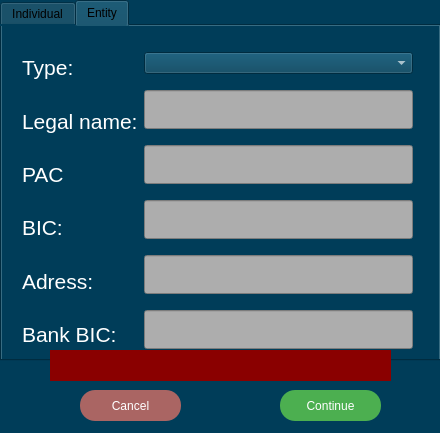
<?xml version="1.0" encoding="UTF-8"?>
<ui version="4.0">
 <class>RegistrationWidget</class>
 <widget class="QWidget" name="RegistrationWidget">
  <property name="geometry">
   <rect>
    <x>0</x>
    <y>0</y>
    <width>440</width>
    <height>433</height>
   </rect>
  </property>
  <property name="windowTitle">
   <string>Form</string>
  </property>
  <property name="styleSheet">
   <string notr="true">background-color: rgb(0, 61, 89);</string>
  </property>
  <widget class="QPushButton" name="cancel_but">
   <property name="geometry">
    <rect>
     <x>80</x>
     <y>390</y>
     <width>101</width>
     <height>31</height>
    </rect>
   </property>
   <property name="font">
    <font>
     <pointsize>-1</pointsize>
     <underline>false</underline>
     <strikeout>false</strikeout>
    </font>
   </property>
   <property name="cursor">
    <cursorShape>PointingHandCursor</cursorShape>
   </property>
   <property name="styleSheet">
    <string notr="true">QPushButton {
  font-size: 12px;
  text-align: center;
  text-decoration: none;
  outline: none;
  color: #fff;
  background-color: rgb(170, 101, 99);
  border: none;
  border-radius: 15px;
}
QPushButton:hover{
 background-color: rgb(85, 195, 89);
}</string>
   </property>
   <property name="text">
    <string>Cancel</string>
   </property>
  </widget>
  <widget class="QPushButton" name="confirm_but">
   <property name="geometry">
    <rect>
     <x>280</x>
     <y>390</y>
     <width>101</width>
     <height>31</height>
    </rect>
   </property>
   <property name="font">
    <font>
     <pointsize>-1</pointsize>
     <underline>false</underline>
     <strikeout>false</strikeout>
    </font>
   </property>
   <property name="cursor">
    <cursorShape>PointingHandCursor</cursorShape>
   </property>
   <property name="styleSheet">
    <string notr="true">QPushButton {
  font-size: 12px;
  text-align: center;
  text-decoration: none;
  outline: none;
  color: #fff;
  background-color: #4CAF50;
  border: none;
  border-radius: 15px;
}
QPushButton:hover{
 background-color: rgb(85, 195, 89);
}</string>
   </property>
   <property name="text">
    <string>Continue</string>
   </property>
  </widget>
  <widget class="QTabWidget" name="tab_widget">
   <property name="geometry">
    <rect>
     <x>0</x>
     <y>0</y>
     <width>441</width>
     <height>361</height>
    </rect>
   </property>
   <property name="currentIndex">
    <number>1</number>
   </property>
   <widget class="QWidget" name="user_tab">
    <attribute name="title">
     <string>Individual</string>
    </attribute>
    <widget class="QWidget" name="layoutWidget">
     <property name="geometry">
      <rect>
       <x>20</x>
       <y>11</y>
       <width>401</width>
       <height>264</height>
      </rect>
     </property>
     <layout class="QHBoxLayout" name="horizontalLayout_2">
      <item>
       <layout class="QVBoxLayout" name="verticalLayout_3">
        <property name="spacing">
         <number>10</number>
        </property>
        <item>
         <widget class="QLabel" name="amount_label">
          <property name="font">
           <font>
            <pointsize>16</pointsize>
           </font>
          </property>
          <property name="styleSheet">
           <string notr="true">color: rgb(255, 255, 255);</string>
          </property>
          <property name="text">
           <string>Full Name:</string>
          </property>
         </widget>
        </item>
        <item>
         <widget class="QLabel" name="id_label">
          <property name="font">
           <font>
            <pointsize>16</pointsize>
           </font>
          </property>
          <property name="styleSheet">
           <string notr="true">color: rgb(255, 255, 255);</string>
          </property>
          <property name="text">
           <string>Passport number:</string>
          </property>
         </widget>
        </item>
        <item>
         <widget class="QLabel" name="id_label_2">
          <property name="font">
           <font>
            <pointsize>16</pointsize>
           </font>
          </property>
          <property name="styleSheet">
           <string notr="true">color: rgb(255, 255, 255);</string>
          </property>
          <property name="text">
           <string>ID number:</string>
          </property>
         </widget>
        </item>
        <item>
         <widget class="QLabel" name="id_label_3">
          <property name="font">
           <font>
            <pointsize>16</pointsize>
           </font>
          </property>
          <property name="styleSheet">
           <string notr="true">color: rgb(255, 255, 255);</string>
          </property>
          <property name="text">
           <string>Phone number:</string>
          </property>
         </widget>
        </item>
        <item>
         <widget class="QLabel" name="id_label_4">
          <property name="font">
           <font>
            <pointsize>16</pointsize>
           </font>
          </property>
          <property name="styleSheet">
           <string notr="true">color: rgb(255, 255, 255);</string>
          </property>
          <property name="text">
           <string>Email:</string>
          </property>
         </widget>
        </item>
       </layout>
      </item>
      <item>
       <layout class="QVBoxLayout" name="verticalLayout_4">
        <property name="spacing">
         <number>10</number>
        </property>
        <item>
         <widget class="QLineEdit" name="i_name_line">
          <property name="font">
           <font>
            <pointsize>20</pointsize>
           </font>
          </property>
          <property name="styleSheet">
           <string notr="true">border-color: rgb(0, 0, 0);
background-color: rgb(173, 173, 173);
color: rgb(0, 0, 0);</string>
          </property>
          <property name="inputMethodHints">
           <set>Qt::ImhLatinOnly</set>
          </property>
          <property name="text">
           <string/>
          </property>
         </widget>
        </item>
        <item>
         <widget class="QLineEdit" name="passport_line">
          <property name="font">
           <font>
            <pointsize>20</pointsize>
           </font>
          </property>
          <property name="whatsThis">
           <string extracomment="AB1234567"/>
          </property>
          <property name="styleSheet">
           <string notr="true">border-color: rgb(0, 0, 0);
background-color: rgb(173, 173, 173);
color: rgb(0, 0, 0);</string>
          </property>
          <property name="inputMethodHints">
           <set>Qt::ImhUppercaseOnly</set>
          </property>
          <property name="text">
           <string/>
          </property>
         </widget>
        </item>
        <item>
         <widget class="QLineEdit" name="id_line">
          <property name="font">
           <font>
            <pointsize>20</pointsize>
           </font>
          </property>
          <property name="whatsThis">
           <string extracomment="AB1234567"/>
          </property>
          <property name="styleSheet">
           <string notr="true">border-color: rgb(0, 0, 0);
background-color: rgb(173, 173, 173);
color: rgb(0, 0, 0);</string>
          </property>
          <property name="inputMethodHints">
           <set>Qt::ImhUppercaseOnly</set>
          </property>
          <property name="text">
           <string/>
          </property>
         </widget>
        </item>
        <item>
         <widget class="QLineEdit" name="phone_line">
          <property name="font">
           <font>
            <pointsize>20</pointsize>
           </font>
          </property>
          <property name="whatsThis">
           <string extracomment="AB1234567"/>
          </property>
          <property name="styleSheet">
           <string notr="true">border-color: rgb(0, 0, 0);
background-color: rgb(173, 173, 173);
color: rgb(0, 0, 0);</string>
          </property>
          <property name="inputMethodHints">
           <set>Qt::ImhUppercaseOnly</set>
          </property>
          <property name="text">
           <string/>
          </property>
         </widget>
        </item>
        <item>
         <widget class="QLineEdit" name="email_line">
          <property name="font">
           <font>
            <pointsize>20</pointsize>
           </font>
          </property>
          <property name="whatsThis">
           <string extracomment="AB1234567"/>
          </property>
          <property name="styleSheet">
           <string notr="true">border-color: rgb(0, 0, 0);
background-color: rgb(173, 173, 173);
color: rgb(0, 0, 0);</string>
          </property>
          <property name="inputMethodHints">
           <set>Qt::ImhUppercaseOnly</set>
          </property>
          <property name="text">
           <string/>
          </property>
         </widget>
        </item>
       </layout>
      </item>
     </layout>
    </widget>
   </widget>
   <widget class="QWidget" name="entity_tab">
    <attribute name="title">
     <string>Entity</string>
    </attribute>
    <widget class="QWidget" name="layoutWidget_2">
     <property name="geometry">
      <rect>
       <x>20</x>
       <y>20</y>
       <width>391</width>
       <height>310</height>
      </rect>
     </property>
     <layout class="QHBoxLayout" name="horizontalLayout_3">
      <item>
       <layout class="QVBoxLayout" name="verticalLayout_5">
        <property name="spacing">
         <number>10</number>
        </property>
        <item>
         <widget class="QLabel" name="amount_label_2">
          <property name="font">
           <font>
            <pointsize>16</pointsize>
           </font>
          </property>
          <property name="styleSheet">
           <string notr="true">color: rgb(255, 255, 255);</string>
          </property>
          <property name="text">
           <string>Type:</string>
          </property>
         </widget>
        </item>
        <item>
         <widget class="QLabel" name="id_label_5">
          <property name="font">
           <font>
            <pointsize>16</pointsize>
           </font>
          </property>
          <property name="styleSheet">
           <string notr="true">color: rgb(255, 255, 255);</string>
          </property>
          <property name="text">
           <string>Legal name:</string>
          </property>
         </widget>
        </item>
        <item>
         <widget class="QLabel" name="id_label_6">
          <property name="font">
           <font>
            <pointsize>16</pointsize>
           </font>
          </property>
          <property name="styleSheet">
           <string notr="true">color: rgb(255, 255, 255);</string>
          </property>
          <property name="text">
           <string>PAC</string>
          </property>
         </widget>
        </item>
        <item>
         <widget class="QLabel" name="id_label_7">
          <property name="font">
           <font>
            <pointsize>16</pointsize>
           </font>
          </property>
          <property name="styleSheet">
           <string notr="true">color: rgb(255, 255, 255);</string>
          </property>
          <property name="text">
           <string>BIC:</string>
          </property>
         </widget>
        </item>
        <item>
         <widget class="QLabel" name="id_label_8">
          <property name="font">
           <font>
            <pointsize>16</pointsize>
           </font>
          </property>
          <property name="styleSheet">
           <string notr="true">color: rgb(255, 255, 255);</string>
          </property>
          <property name="text">
           <string>Adress:</string>
          </property>
         </widget>
        </item>
        <item>
         <widget class="QLabel" name="id_label_9">
          <property name="font">
           <font>
            <pointsize>16</pointsize>
           </font>
          </property>
          <property name="styleSheet">
           <string notr="true">color: rgb(255, 255, 255);</string>
          </property>
          <property name="text">
           <string>Bank BIC:</string>
          </property>
         </widget>
        </item>
       </layout>
      </item>
      <item>
       <layout class="QVBoxLayout" name="verticalLayout_6">
        <property name="spacing">
         <number>10</number>
        </property>
        <item>
         <widget class="QComboBox" name="type_selector">
          <property name="styleSheet">
           <string notr="true">color: rgb(255, 255, 255);
font: 16pt &quot;Segoe UI&quot;;</string>
          </property>
         </widget>
        </item>
        <item>
         <widget class="QLineEdit" name="e_name_line">
          <property name="font">
           <font>
            <pointsize>20</pointsize>
           </font>
          </property>
          <property name="whatsThis">
           <string extracomment="AB1234567"/>
          </property>
          <property name="styleSheet">
           <string notr="true">border-color: rgb(0, 0, 0);
background-color: rgb(173, 173, 173);
color: rgb(0, 0, 0);</string>
          </property>
          <property name="inputMethodHints">
           <set>Qt::ImhUppercaseOnly</set>
          </property>
          <property name="text">
           <string/>
          </property>
         </widget>
        </item>
        <item>
         <widget class="QLineEdit" name="pac_line">
          <property name="font">
           <font>
            <pointsize>20</pointsize>
           </font>
          </property>
          <property name="whatsThis">
           <string extracomment="AB1234567"/>
          </property>
          <property name="styleSheet">
           <string notr="true">border-color: rgb(0, 0, 0);
background-color: rgb(173, 173, 173);
color: rgb(0, 0, 0);</string>
          </property>
          <property name="inputMethodHints">
           <set>Qt::ImhUppercaseOnly</set>
          </property>
          <property name="text">
           <string/>
          </property>
         </widget>
        </item>
        <item>
         <widget class="QLineEdit" name="bic_line">
          <property name="font">
           <font>
            <pointsize>20</pointsize>
           </font>
          </property>
          <property name="whatsThis">
           <string extracomment="AB1234567"/>
          </property>
          <property name="styleSheet">
           <string notr="true">border-color: rgb(0, 0, 0);
background-color: rgb(173, 173, 173);
color: rgb(0, 0, 0);</string>
          </property>
          <property name="inputMethodHints">
           <set>Qt::ImhUppercaseOnly</set>
          </property>
          <property name="text">
           <string/>
          </property>
         </widget>
        </item>
        <item>
         <widget class="QLineEdit" name="adress_line">
          <property name="font">
           <font>
            <pointsize>20</pointsize>
           </font>
          </property>
          <property name="whatsThis">
           <string extracomment="AB1234567"/>
          </property>
          <property name="styleSheet">
           <string notr="true">border-color: rgb(0, 0, 0);
background-color: rgb(173, 173, 173);
color: rgb(0, 0, 0);</string>
          </property>
          <property name="inputMethodHints">
           <set>Qt::ImhUppercaseOnly</set>
          </property>
          <property name="text">
           <string/>
          </property>
         </widget>
        </item>
        <item>
         <widget class="QLineEdit" name="bank_bic_line">
          <property name="font">
           <font>
            <pointsize>20</pointsize>
           </font>
          </property>
          <property name="whatsThis">
           <string extracomment="AB1234567"/>
          </property>
          <property name="styleSheet">
           <string notr="true">border-color: rgb(0, 0, 0);
background-color: rgb(173, 173, 173);
color: rgb(0, 0, 0);</string>
          </property>
          <property name="inputMethodHints">
           <set>Qt::ImhUppercaseOnly</set>
          </property>
          <property name="text">
           <string/>
          </property>
         </widget>
        </item>
       </layout>
      </item>
     </layout>
    </widget>
   </widget>
  </widget>
  <widget class="QLabel" name="warning_label">
   <property name="geometry">
    <rect>
     <x>50</x>
     <y>350</y>
     <width>341</width>
     <height>31</height>
    </rect>
   </property>
   <property name="font">
    <font>
     <pointsize>14</pointsize>
    </font>
   </property>
   <property name="styleSheet">
    <string notr="true">background-color: rgb(138, 0, 0);
color: rgb(255, 255, 255);</string>
   </property>
   <property name="text">
    <string/>
   </property>
  </widget>
  <widget class="QStackedWidget" name="stacked_widget">
   <property name="geometry">
    <rect>
     <x>0</x>
     <y>0</y>
     <width>441</width>
     <height>341</height>
    </rect>
   </property>
  </widget>
  <zorder>stacked_widget</zorder>
  <zorder>cancel_but</zorder>
  <zorder>confirm_but</zorder>
  <zorder>tab_widget</zorder>
  <zorder>warning_label</zorder>
 </widget>
 <resources/>
 <connections/>
</ui>
